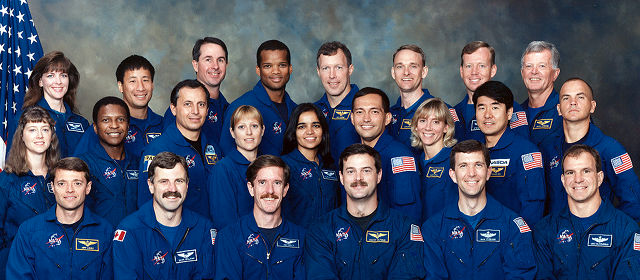
#> input picture LKP6/FACE DETECTION.png, 640 x 280 px
$ python G64160081.py
#> lines starting #> are read from the running program, lines starting #| are printed output that depends on the picture; after the words box and inside, x2 and y2 are one past the last pixel; in counts of white or black regions, pixels touching at a corner belong together
import cv2
import numpy as np
from pprint import pprint
from sys import *
import matplotlib.pyplot as plt

# bit.ly/LKP6-PCD
# Ahmad Maulvi Alfansuri
# G64160081

##### LKP6

# load image dengan argumen nama file dan return image object
def load_image(filename="FACE DETECTION.png"):
#> called with filename = 'FACE DETECTION.png'
	image = cv2.imread(filename)
#> image is the input picture: shape (280, 640, 3); mean B, G, R 101.3, 80.1, 70.8
	return image

# fungsi conversi pixel rgb menjadi hsv
def conv_pixel_bgr_to_hsv(pixel):
	# buat pixel
	new_pixel = np.zeros((3), np.uint32)
	# ambil nilai v
	v = max(pixel)
	# jadikan nilai v integer
	v = int(v)

	# inisiasi s dan h
	s = 0
	h = 0
	# jika v == 0. s = 0. agar tidak terjadi error pembagian terhadap 0
	if(v != 0):
		s = (v - min(pixel)) * 1.0 / v

	# ekstrak b g r
	b, g, r = pixel

	# jadikan b g r integer
	b = int(b)
	g = int(g)
	r = int(r)
	# jika v == min(pixel), agar v - min(pixel) tidak 0 dan menghindari pembagian terhadap 0
	if(v == min(pixel)):
		h == 0
	else:
		# rumus mendapatkan nilai h
		if(v == r):
			h =  (60 * (g - b))/(v - min(pixel))
		elif(v == g):
			h = 120 + (60 * (b - r))/(v - min(pixel))
		elif(v == b):
			h = 240 + ((60 * (r - g))/(v - min(pixel)))
		if(h < 0):
			h += 360

	# set normalisasi nilai h, s, v
	v = int(v)
	# 0 < s < 1. Kalikan 255 agar menjadi nilai 0 < s < 255
	s = int(255 * s)
	# karena maks(h) = 360. Maka bagi h dengan 2 agar menjadi < 255
	h = int(h / 2)
	# set pixel baru
	new_pixel = np.array([h,s,v])
	# return nilai pixel baru
	return new_pixel

# fungsi conv_image_bgr_to_hsv akan melakukan convert image dengan format bgr menjadi hsv
def conv_image_bgr_to_hsv(image):
	# ambil dimensi
	(row, col, chan) = image.shape
#> row = 280; col = 640; chan = 3
	# buat canvas
	new_image = np.zeros((row,col,3), np.uint8)
	# loop
	for y in range(row):
		for x in range(col):
			# set pixel pada canvas baru
			new_image[y, x] = conv_pixel_bgr_to_hsv(image[y, x])
#> this loop made 280 passes
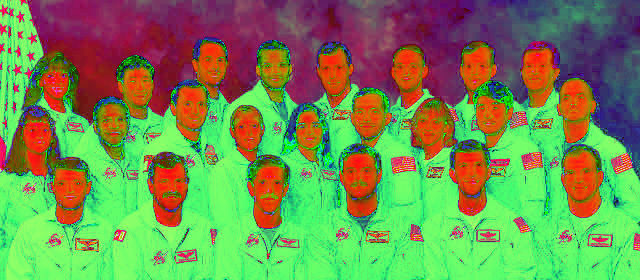
#> new_image: shape (280, 640, 3); mean B, G, R 81.1, 143.9, 114.6
#> in main, `image_hsv_auto = cv2.cvtColor(image, cv2.COLOR_BGR2HSV)`: image_hsv_auto: shape (280, 640, 3); mean H, S, V 81.5, 144.2, 114.6
	# kembalikan image baru
	return new_image

# fungsi show akan menampilkan gambar dan menulis pada disk gambar tersebut seusai judul yang diberikan
def show(image, title):
	# tulis ke disk
	cv2.imwrite(title, image)
	# tampilkan gambar
	cv2.imshow(title, image)

# Fungsi masking akan menselect gambar yang dipilih berdasarkan bound warna yang diberikan.
# Fungsi akan mengembalikan image mask, dengan warna putih sebagai pixel yang diseleksi
def masking(image, lower_color, upper_color):
	# ambil dimensi
	(row, col, chan) = image.shape
	# buat mask dengan satu channel
	masker = np.zeros((row,col,1), np.uint8)
	# loop
	for y in range(row):
		for x in range(col):
			# select pixel dengan bound yang diberikan
			if( np.all(lower_color <= image[y, x]) and \
				np.all(upper_color >= image[y, x]) ) :
				# warnai pixel dengan warna putih
				masker[y,x,0] = 255
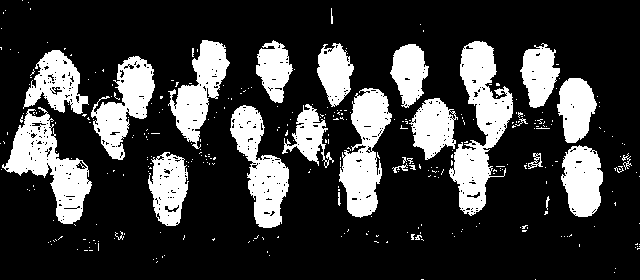
#> masker: shape (280, 640, 1); 23% white; 333 white regions (306 under 20 px), largest, box (x1, y1, x2, y2) and area: (449, 41, 513, 216) 5058, (2, 107, 92, 224) 4088, (339, 88, 392, 218) 3752
	# kemblaikan image mask
	return masker

# Fungsi select_image akan mengambil pixel image dimana pixel tersebut diselect oleh image mask.
def select_image(image, masker):
	# ambil dimensi
	(row, col, chan) = image.shape
	# buat canvas untuk gambar baru
	new_image = np.zeros((row,col,3), np.uint8)
	for y in range(row):
		for x in range(col):
			# jika mask berwarna putih
			if(np.all(masker[y,x,0] == 255)):
				# ambil pixel image. Warnai image baru dengan pixel tersebut
				new_image[y,x] = image[y,x]
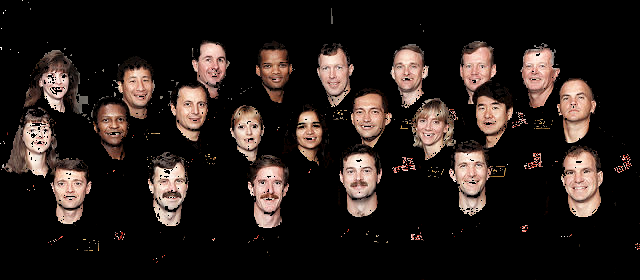
#> new_image: shape (280, 640, 3); mean B, G, R 26.3, 29.6, 38.1
	# kembalikan image
	return new_image

def main():
	# load image pada soal
	image = load_image()
	# convert gambar rgb menjadi hsv manual
	image_hsv = conv_image_bgr_to_hsv(image)
	# convert gambar menjadi hsv dengan library opencv
	image_hsv_auto = cv2.cvtColor(image, cv2.COLOR_BGR2HSV)

	# skin tone bound selection.
	# tune this one to get best result
	# dapat nilai ini dari paper
	# https://arxiv.org/pdf/1708.02694/
	# 0.0 <= H <= 50.0 and 0.23 <= S <= 0.68 and

	# coba tuning dengan bruteforce nilai s dan nilai v dan dapat nilai terbaik segini
	# dengan ketepatan tinggi dengan contoh-hasil.png
	lower_color = np.array([0, 5, 0])
	upper_color = np.array([20, 255, 255])

	# buat mask image, dengan bound yang diberikan
	masker = masking(image_hsv, lower_color, upper_color)
	# select image berdasarkan mask yang ada
	image_selected = select_image(image, masker)

	# tampilkan gambar
	# gambar asli
	show(image, "gambar asli.jpg")
	# gambar hsv
	show(image_hsv, "image hsv.jpg")
	# gambar hsv auto
	show(image_hsv_auto, "image hsv auto.jpg")
	# mask image
	show(masker, "masker.jpg")
	# gambar hasil masking
	show(image_selected, "image selected.jpg")

	# finish
	cv2.waitKey(0)

# Fungsi main yang menjalankan program
main()
